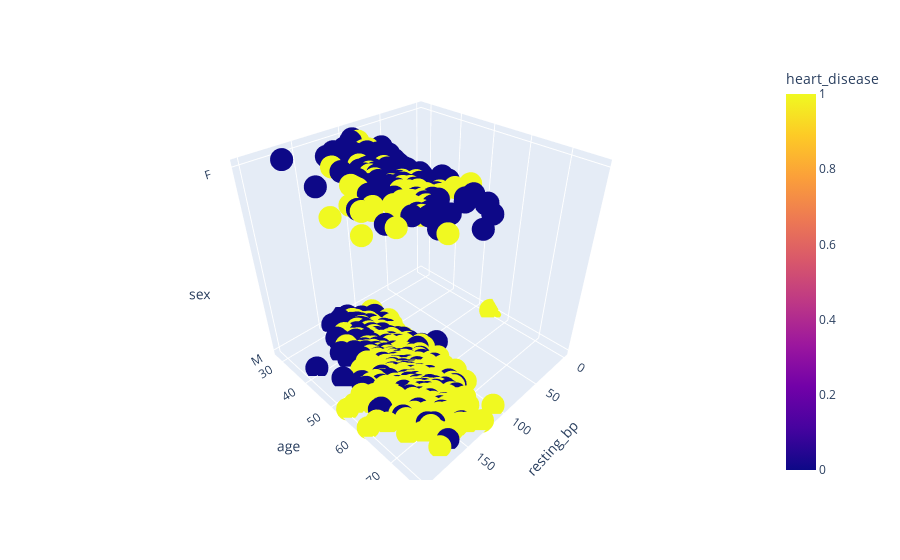

Notebook code cell kept with this figure:
### Code cell
fig = px.scatter_3d(df, 
                    x='resting_bp',
                    y='age',
                    z='sex',
                    color='heart_disease')
fig.show();

### Figure 1 — Plotly figure (JSON) as saved in the notebook; plotly's stock layout.template omitted (floating-point values rounded to 4 significant figures; data arrays with more than 128 entries replaced by an {"elided": "..."} marker saying what was removed)
{"data": [{"hovertemplate": "resting_bp=%{x}<br>age=%{y}<br>sex=%{z}<br>heart_disease=%{marker.color}<extra></extra>", "legendgroup": "", "marker": {"color": {"elided": "918 int values"}, "coloraxis": "coloraxis", "symbol": "circle"}, "mode": "markers", "name": "", "scene": "scene", "showlegend": false, "type": "scatter3d", "x": {"elided": "918 int values"}, "y": {"elided": "918 int values"}, "z": {"elided": "918 str values"}}], "layout": {"coloraxis": {"colorbar": {"title": {"text": "heart_disease"}}, "colorscale": [[0, "#0d0887"], [0.1111, "#46039f"], [0.2222, "#7201a8"], [0.3333, "#9c179e"], [0.4444, "#bd3786"], [0.5556, "#d8576b"], [0.6667, "#ed7953"], [0.7778, "#fb9f3a"], [0.8889, "#fdca26"], [1, "#f0f921"]]}, "legend": {"tracegroupgap": 0}, "margin": {"t": 60}, "scene": {"domain": {"x": [0, 1], "y": [0, 1]}, "xaxis": {"title": {"text": "resting_bp"}}, "yaxis": {"title": {"text": "age"}}, "zaxis": {"title": {"text": "sex"}}}}}
